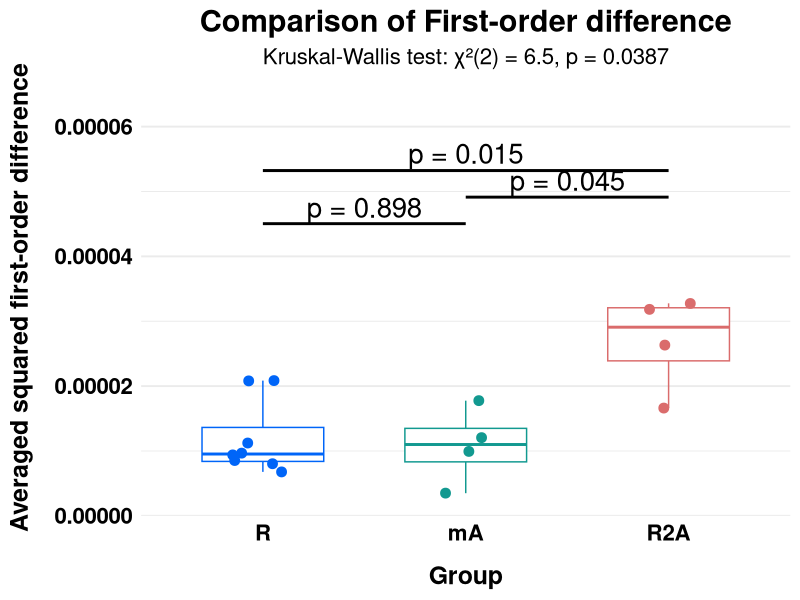
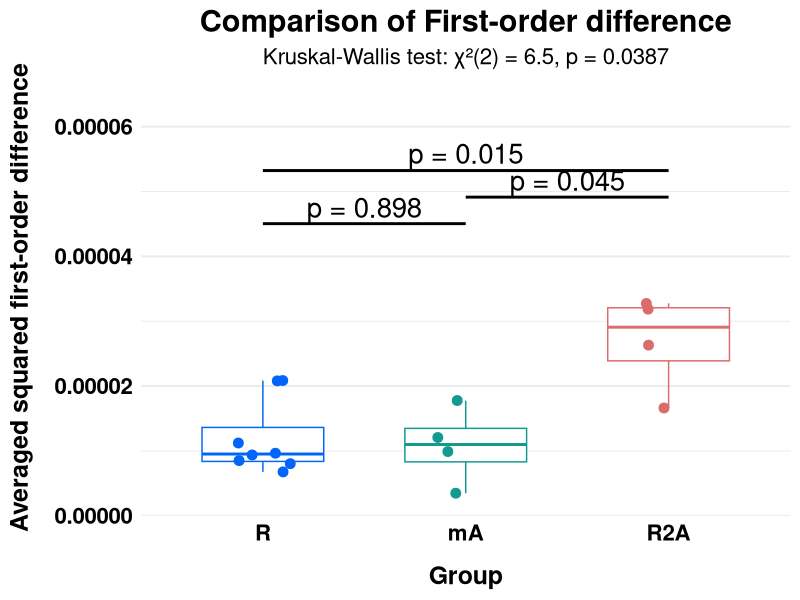

Reproduce these figures in R, in order.
library(rstatix)
library(ggpubr)
library(dplyr)
library(ggplot2)
library(scales)
# Fluctuations are calcualted by meanfluc.m using matlab.
df <- data.frame(
  Group = rep(c("R", "mA", "R2A"), times = c(8, 4, 4)),
  Value = c(
    9.39029159132e-06,9.67014315852923e-06,8.03402016970377e-06,
    2.08504615732369e-05,6.77914762452736e-06,8.50920333534266e-06,
    1.12392474108170e-05,2.08000027124773e-05,
    1.77581794755876e-05,3.49303752260399e-06,1.20623110307414e-05,9.93139256945585e-06,
    3.18501327822268e-05,3.27558543012141e-05,1.66250242314647e-05,2.63148510397831e-05
  )
)


df$Group <- factor(df$Group, levels = c("R", "mA", "R2A"))

kruskal_results <- df %>%
  kruskal_test(Value ~ Group) %>%
  adjust_pvalue(method = "none") %>%
  add_significance("p.adj")

dunn_results <- df %>%
  dunn_test(Value ~ Group, p.adjust.method = "BH") 

y_max <- max(df$Value) * 1.25

group_positions <- c("R" = 1, "mA" = 2, "R2A" = 3)

dunn_results <- dunn_results %>%
  mutate(
    xmin = group_positions[group1],
    xmax = group_positions[group2],
    temp = ifelse(xmin > xmax, xmin, xmax),
    xmin = ifelse(xmin > xmax, xmax, xmin),
    xmax = temp
  ) %>%
  select(-temp) %>%

  mutate(
    p_label = ifelse(
      p < 0.001, 
      "p < 0.001",
      paste0("p = ", format(round(p, 3), nsmall = 3))
    )
  ) %>%

  arrange(xmax - xmin, xmin) %>%
  mutate(
    y.position = y_max * (1 + 0.1 * row_number()) 
  )


p <- ggplot(df, aes(x = Group, y = Value, color = Group)) +

  geom_boxplot(
    width = 0.6,
    outlier.shape = 20,
    outlier.size = 2,
    outlier.alpha = 1
  ) +

  geom_jitter(
    width = 0.15,
    size = 3,
    alpha = 1
  ) +

  scale_color_manual(values = c("#0065F8", "#129990", "#DA6C6C")) +
  theme_minimal(base_size = 14) +
  theme(
    legend.position = "none",
    panel.grid.major.x = element_blank(),

    axis.title.x = element_text(size = 18, face = "bold", margin = margin(t = 15)),  
    axis.title.y = element_text(size = 18, face = "bold", margin = margin(r = 15)),  
    
    axis.text.x = element_text(size = 16, face = "bold", color = "black"),  
    axis.text.y = element_text(size = 16, face = "bold", color = "black"),  
    
    plot.title = element_text(face = "bold", size = 22, hjust = 0.5),
    plot.subtitle = element_text(size = 16, hjust = 0.5)
  ) +
  labs(
    x = "Group",
    y = "Averaged squared first-order difference",
    title = "Comparison of First-order difference",
    subtitle = paste0("Kruskal-Wallis test: χ²(", kruskal_results$df, ") = ",
                      round(kruskal_results$statistic, 2), 
                      ", p = ", format(kruskal_results$p, scientific = FALSE, digits = 7.5))
  ) +
  scale_y_continuous(
    limits = c(0, max(dunn_results$y.position) * 1.15),
    expand = expansion(mult = c(0, 0.1)),
    labels = label_number(accuracy = 0.00001) 
  )


p <- p +

  geom_segment(
    data = dunn_results,
    aes(x = xmin, xend = xmax, y = y.position, yend = y.position),
    color = "black",
    size = 1
  ) +

  geom_text(
    data = dunn_results,
    aes(x = (xmin + xmax)/2, y = y.position * 1.02, label = p_label),
    size = 7,
    color = "black",
    vjust = 0
  )

print(p)


ggsave("C:/RStudio/gut/code/Figure2A.png", p, 
       width = 14, height = 6, dpi = 300, bg = "white")
